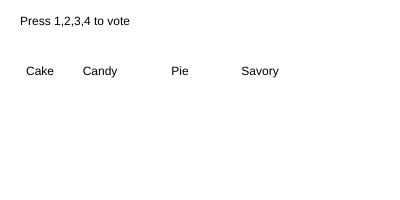
Frame 1 (no input)
Frame 60 (no input): identical to frame 1, image omitted
Frame 120 (the mouse pressed at the canvas centre since frame 60): identical to frame 1, image omitted

The p5.js sketch that drew this single still picture (run headless with seeded random() and noise() and a simulated clock; from frame 60 on, the mouse is pressed at the canvas centre):

// p5.js sketch
// ── sketch.js
var choices = {
    "Cake": [0, 40, 75, "red"],
    "Candy": [0, 100, 75, "green"],
    "Pie": [0, 180, 75, "blue"],
    "Savory": [0, 260, 75, "purple"]
};


function setup() {
    createCanvas(400, 200);
    console.log(choices);
    console.log(choices["Cake"]);
    console.log(choices["Candy"]);
    console.log(choices["Pie"]);
    console.log(choices["Savory"]);

    noStroke();

    for (keys in choices) {
        console.log(keys + ":" + choices[keys]);
    }

}

function draw() {
    background(255);
//representation of array
    for (keys in choices) {
        fill(choices[keys][3]);
        ellipse(choices[keys][1], choices[keys][2] + 50, choices[keys][0], choices[keys][0]); //0 is position?

        fill(0, 0, 0);

        textAlign(CENTER);

        text(keys, choices[keys][1], choices[keys][2]);

    }

    text("Press 1,2,3,4 to vote", 75, 25);

    //    fill(255, 0, 0, 100);
    //    ellipse(40, (height / 2) + 50, choices["Cake"], choices["Cake"]);

    //    fill(0, 255, 0, 100);
    //
    //    ellipse(100, (height / 2) + 50, choices["Candy"], choices["Candy"]);
    //    fill(0, 0, 255, 100);
    //
    //    ellipse(180, (height / 2) + 50, choices["Pie"], choices["Pie"]);
    //    fill(100, 100, 100);
    //    ellipse(260, (height / 2) + 50, choices["Savory"], choices["Savory"]);
    //
    //    fill(0, 0, 0);
    //    
    //    textAlign(CENTER);
    //    text(cakeMessage, 40, height / 2);
    //    text(candyMessage, 100, height / 2);
    //    text(pieMessage, 180, height / 2);
    //    text(savoryMessage, 260, height / 2);
    //    
    //    text("Press 1,2,3,4 to vote", 75, 25);


}

function keyPressed() {
    //49 == 1, 50 == 2, 51 == 3, 52 == 4
    if (keyCode == 49 || key == "1") {
        choices["Cake"][0]++;
    } else if (keyCode == 50 || key == "2") {
        choices["Candy"][0]++;
    } else if (keyCode == 51 || key == "3") {
        choices["Pie"][0]++;
    } else if (keyCode == 52 || key == "4") {
        choices["Savory"][0]++;
    }

    console.log(choices);

}
